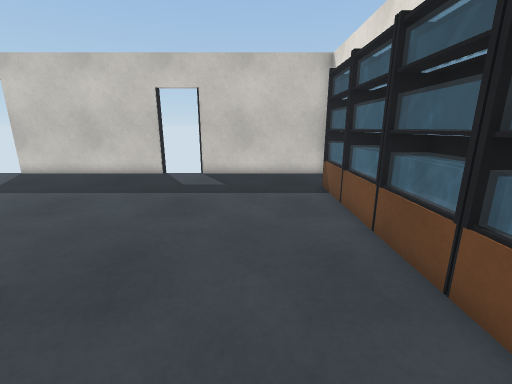
view 1 (above)

13 first-person views from a walk through a 3-D level made in the Unity game engine. The camera is 1.2 m above the floor, tilts 14° down and sees 90° across. Doors are open. The floor is counted in squares, 0.5 m on a side. Each view is taken from the middle of a square. On the plan, view 1 faces up. The plan holds only what a view shows up to about 17 squares ahead; the rest is blank. The player is left out.

view 2
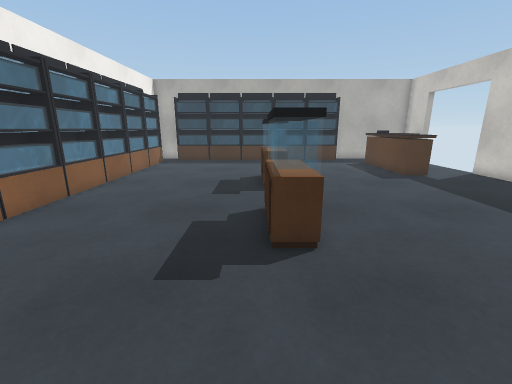

view 3
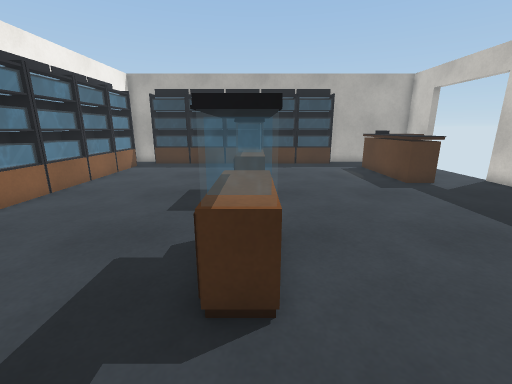

view 4
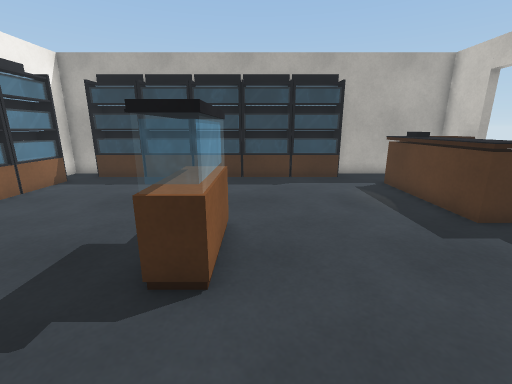

view 5
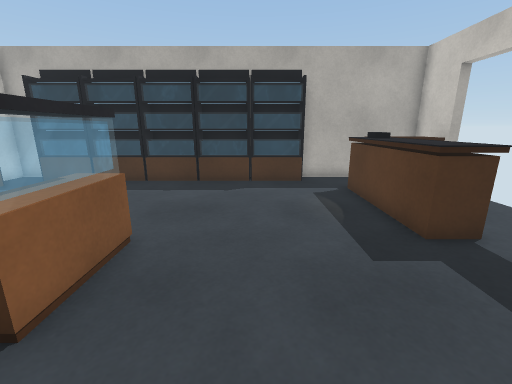

view 6
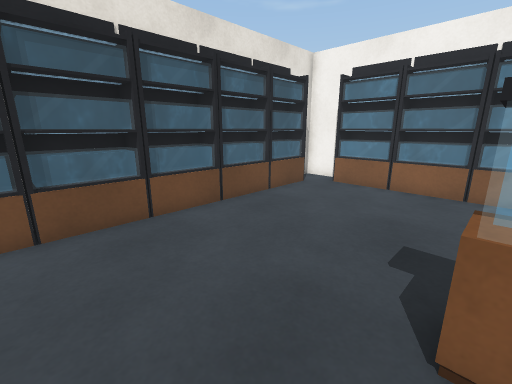

view 7
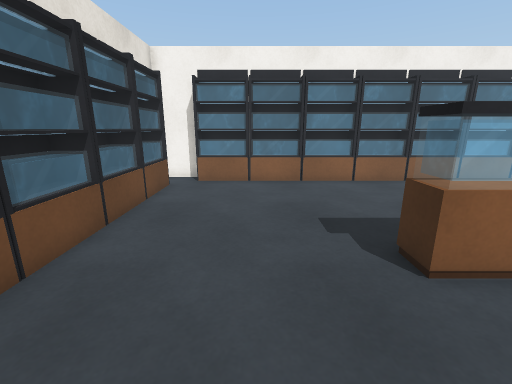

view 8
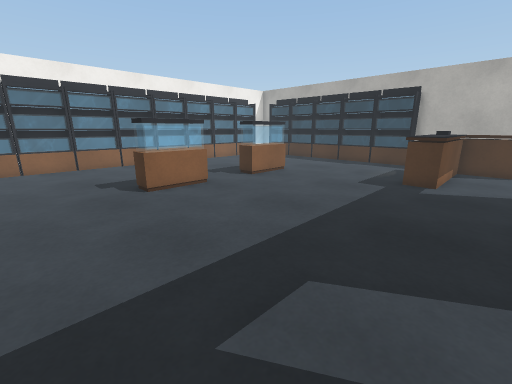

view 9
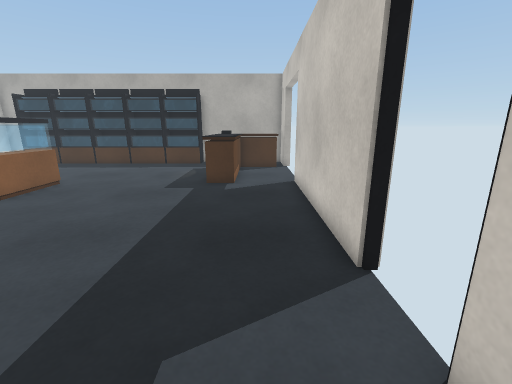

view 10
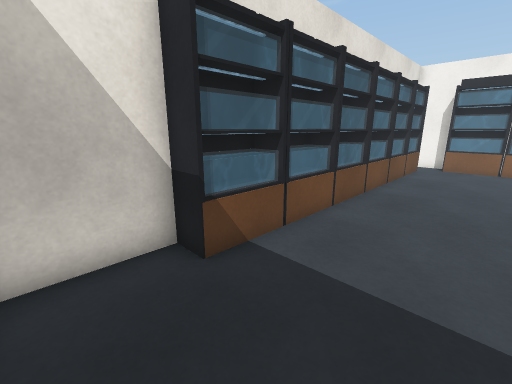

view 11
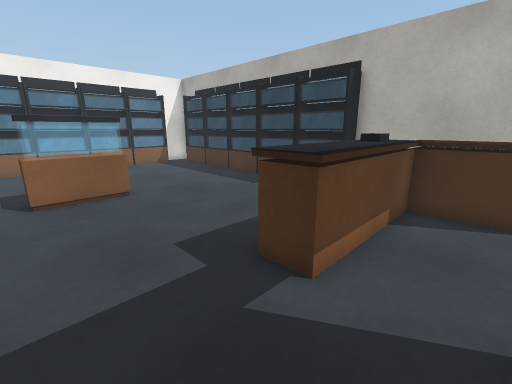

view 12
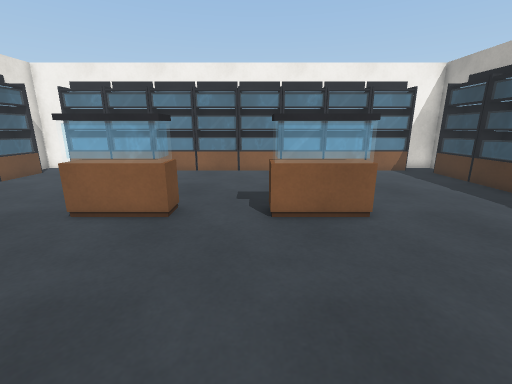

view 13
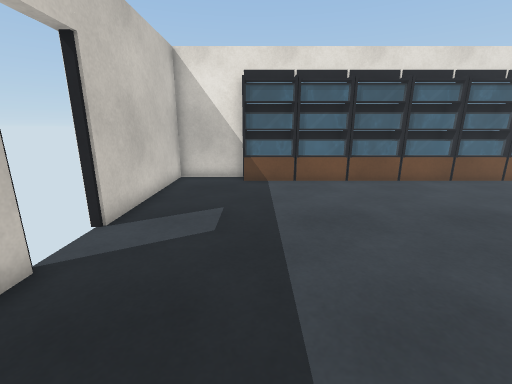

### Floor plan
Points are (right, up) in squares from view 1. A wall is a line through its corners. A room is listed if a view was taken in it or the views show most of it. See-through windows are left out.
Room 1 (views 1, 2, 3, 4, 5, 6, 7, 8, 9, 10, 11, 12, 13)
walls: (-6.5, 2.2) (-6.5, 3.3) (-4.4, 3.3); (-11.5, 3.3) (-9.5, 3.3) (-9.5, 2.2); (-3.9, 2.3) (-6.2, 2.3); (-5, 13.8) (-12.9, 13.8); (-10.2, -5.3) (-8.8, -5.3); (-7.9, -5.8) (-7.4, -5.8); (-6.6, -5.8) (-4.4, -5.8); (-10.3, -5.8) (-9.4, -5.8); (-19.3, 4.8) (-19.3, 3.5); (3.3, 4) (3.3, 5.5); (-11.5, -5.8) (-10.6, -5.8); (-12.8, -5.3) (-10.6, -5.3); (-19.3, 2.9) (-19.3, 1.1); (-2.9, -5.3) (-0.9, -5.3); (3.8, 5.4) (3.8, 8.1); (-12.8, -5.8) (-12.4, -5.8); (3.3, 1.5) (3.3, 3.2); (-3, -5.8) (-2.4, -5.8); (-19.8, 3.2) (-19.8, 1); (-19.9, 8.3) (-18.8, 8.3) (-18.8, -4); (3.8, 1) (3.8, 2.9); (-1.6, -5.8) (-0.4, -5.8); (-0.5, -5.3) (1.5, -5.3); (-19.8, -0.4) (-19.8, -1.5); (-15.2, -5.8) (-14.4, -5.8); (3.3, -1.4) (3.3, 0); (-17.6, 13.8) (-19.8, 13.8) (-19.8, 5.9); (3.8, -1.5) (3.8, -0.4); (-19.8, -2) (-19.8, -5.8) (-17.4, -5.8); (-17.9, -4.8) (1.8, -4.8); (2.8, -4.1) (2.8, 10.6) (3.8, 10.6) (3.8, 13.8) (-3, 13.8); (1.4, -5.8) (3.8, -5.8) (3.8, -3.4)
ways out: open door at (-15, 14); open door at (-4, 14)
objects: other object (-18, 10) to (-12, 13); other object (-12, 3); other object (-4, 3)

Positions as (right, up) in squares from view 1, and headings:
1: (0, 0), facing up
2: (1, 2), facing left
3: (-1, 3), facing left
4: (-6, 4), facing left
5: (-7, 6), facing left
6: (-4, 6), facing down-right
7: (-1, 7), facing down
8: (0, 13), facing down-left
9: (-1, 12), facing left
10: (-1, 13), facing down-right
11: (-9, 13), facing down-left
12: (-9, 10), facing down
13: (-9, 10), facing right
